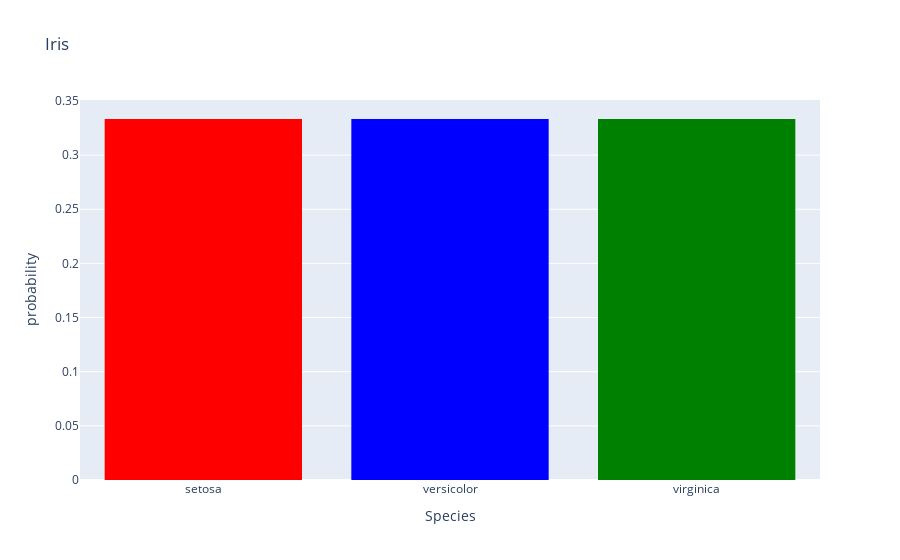
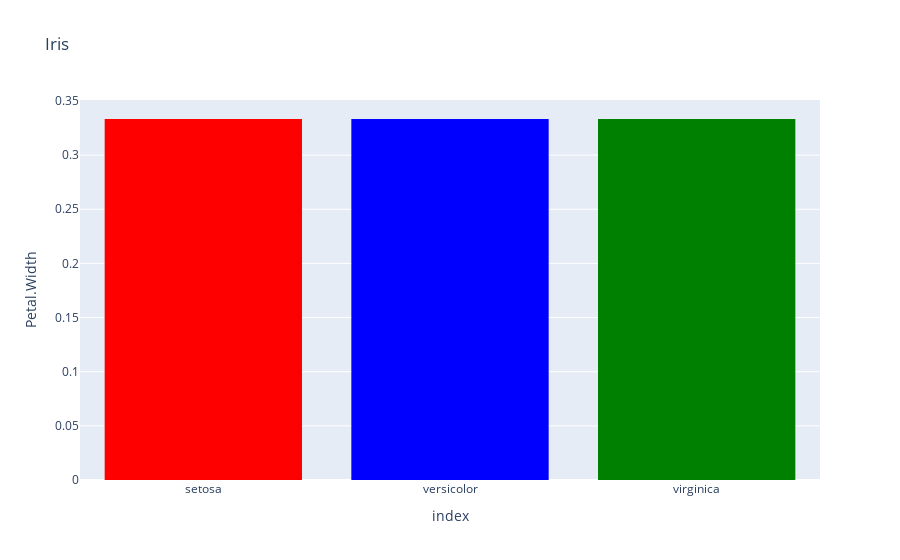

Here is the notebook cell these charts were saved with, in order:
### Code cell
x4 = go.Histogram(x=iris["Species"], histnorm="probability", marker=dict(color=["red", "blue", "green"]))
layout3=go.Layout(title="Iris", xaxis=dict(title="Species"), yaxis=dict(title="probability"), legend=dict(font=dict(size=15), x=1, y=.5))

fig3 = go.Figure(data=[x4], layout=layout3)
py.offline.iplot(fig3)
layout3=go.Layout(title="Iris", xaxis=dict(title="index"), yaxis=dict(title="Petal.Width"), yaxis2=dict(title='Volume',overlaying='y',side='right'), legend=dict(x=1, y=.5, font=dict(color="black", size=18)))

x5=go.Pie(labels=iris["Species"], values=iris["Species"].index,hole=.5)
layout4=go.Layout(title="Iris")




py.offline.iplot(fig3)

### Figure 1 — Plotly figure (JSON) as saved in the notebook; plotly's stock layout.template omitted (floating-point values rounded to 4 significant figures; data arrays with more than 128 entries replaced by an {"elided": "..."} marker saying what was removed)
{"data": [{"histnorm": "probability", "marker": {"color": ["red", "blue", "green"]}, "type": "histogram", "x": {"elided": "150 str values"}}], "layout": {"legend": {"font": {"size": 15}, "x": 1, "y": 0.5}, "title": {"text": "Iris"}, "xaxis": {"title": {"text": "Species"}}, "yaxis": {"title": {"text": "probability"}}}}

### Figure 2 — Plotly figure (JSON) as saved in the notebook; plotly's stock layout.template omitted (floating-point values rounded to 4 significant figures; data arrays with more than 128 entries replaced by an {"elided": "..."} marker saying what was removed)
{"data": [{"histnorm": "probability", "marker": {"color": ["red", "blue", "green"]}, "type": "histogram", "x": {"elided": "150 str values"}}], "layout": {"legend": {"font": {"color": "black", "size": 18}, "x": 1, "y": 0.5}, "title": {"text": "Iris"}, "xaxis": {"title": {"text": "index"}}, "yaxis": {"title": {"text": "Petal.Width"}}, "yaxis2": {"overlaying": "y", "side": "right", "title": {"text": "Volume"}}}}
